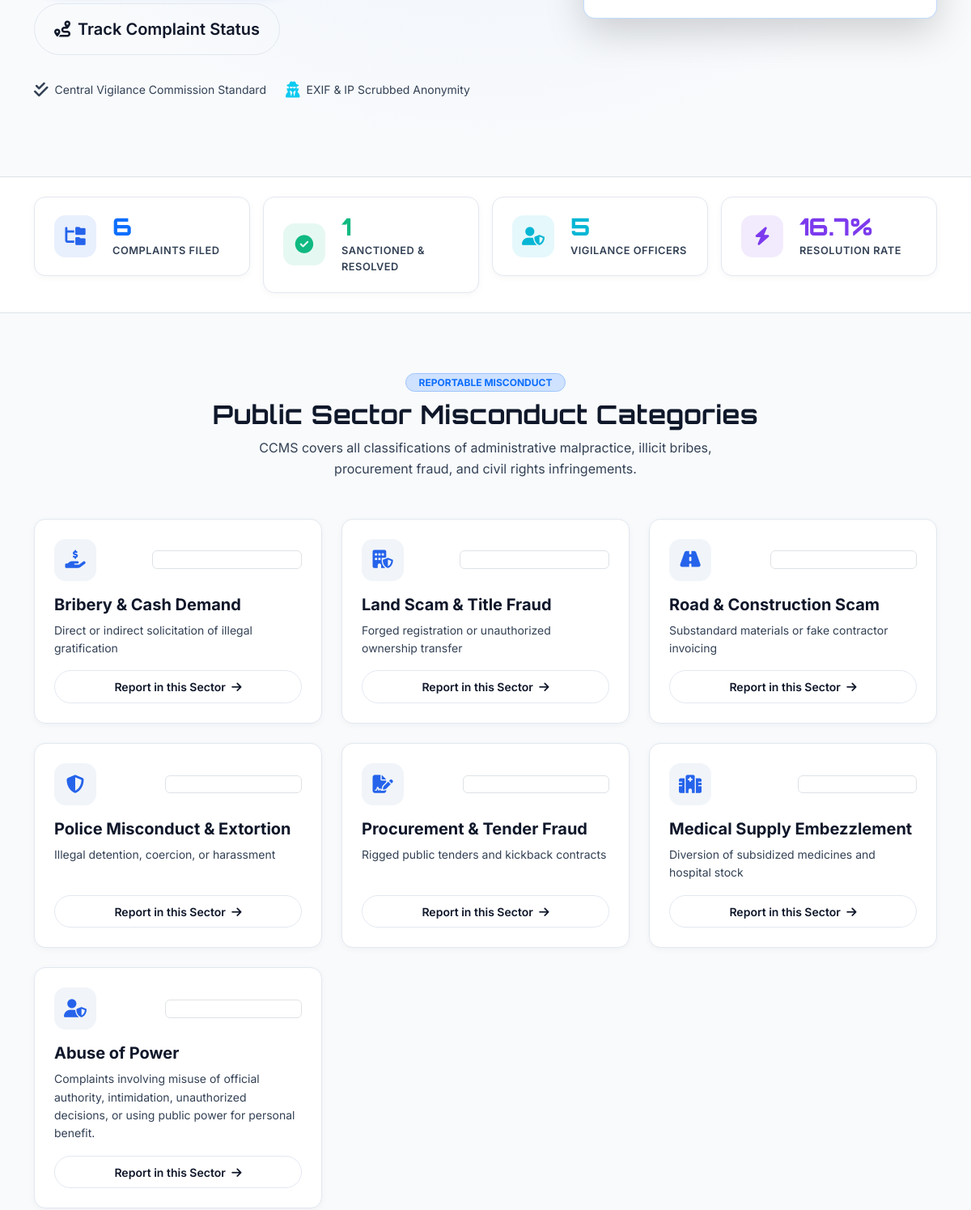
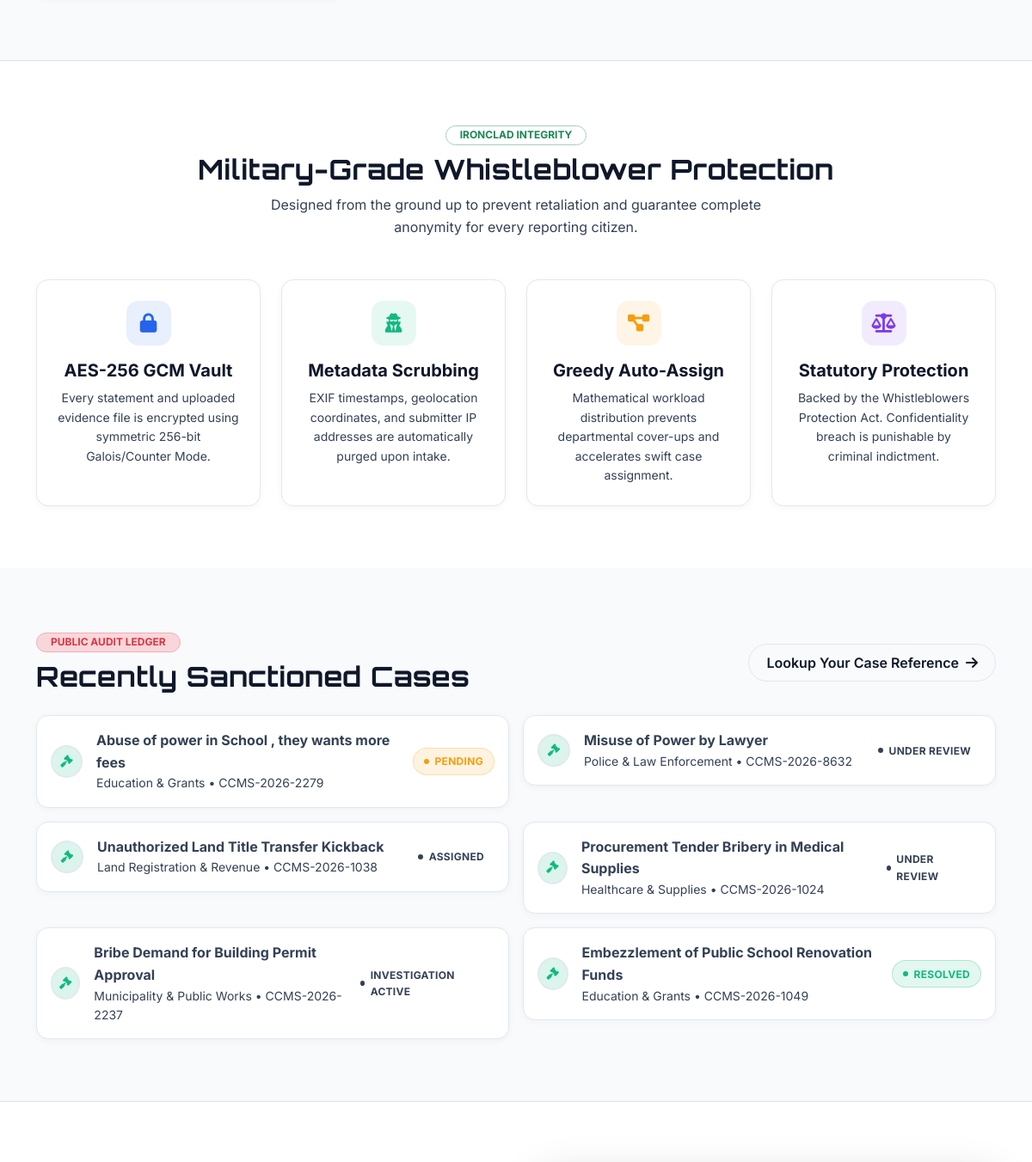
Before: / (middle part) with the older database file (2 pictures, top to bottom).
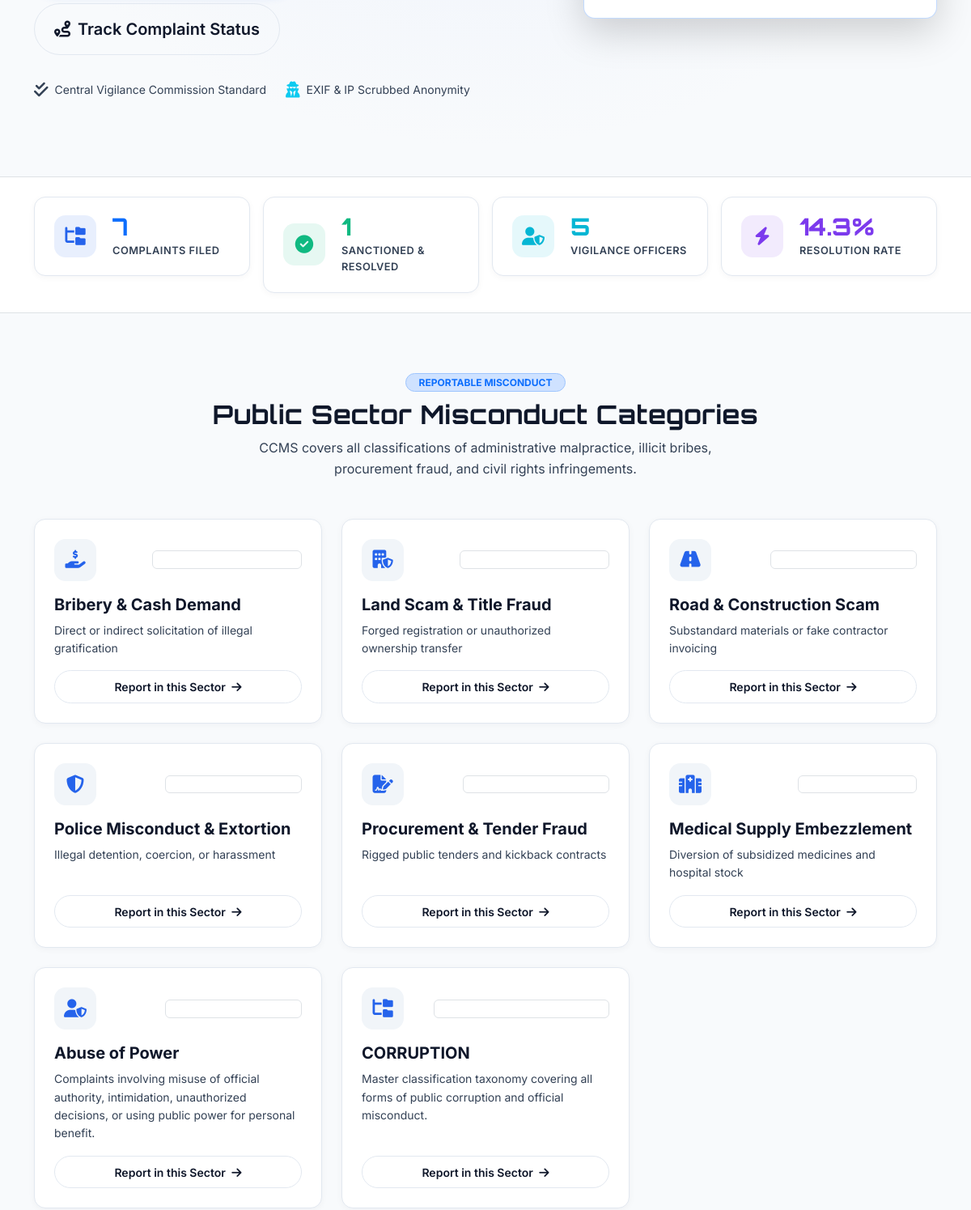
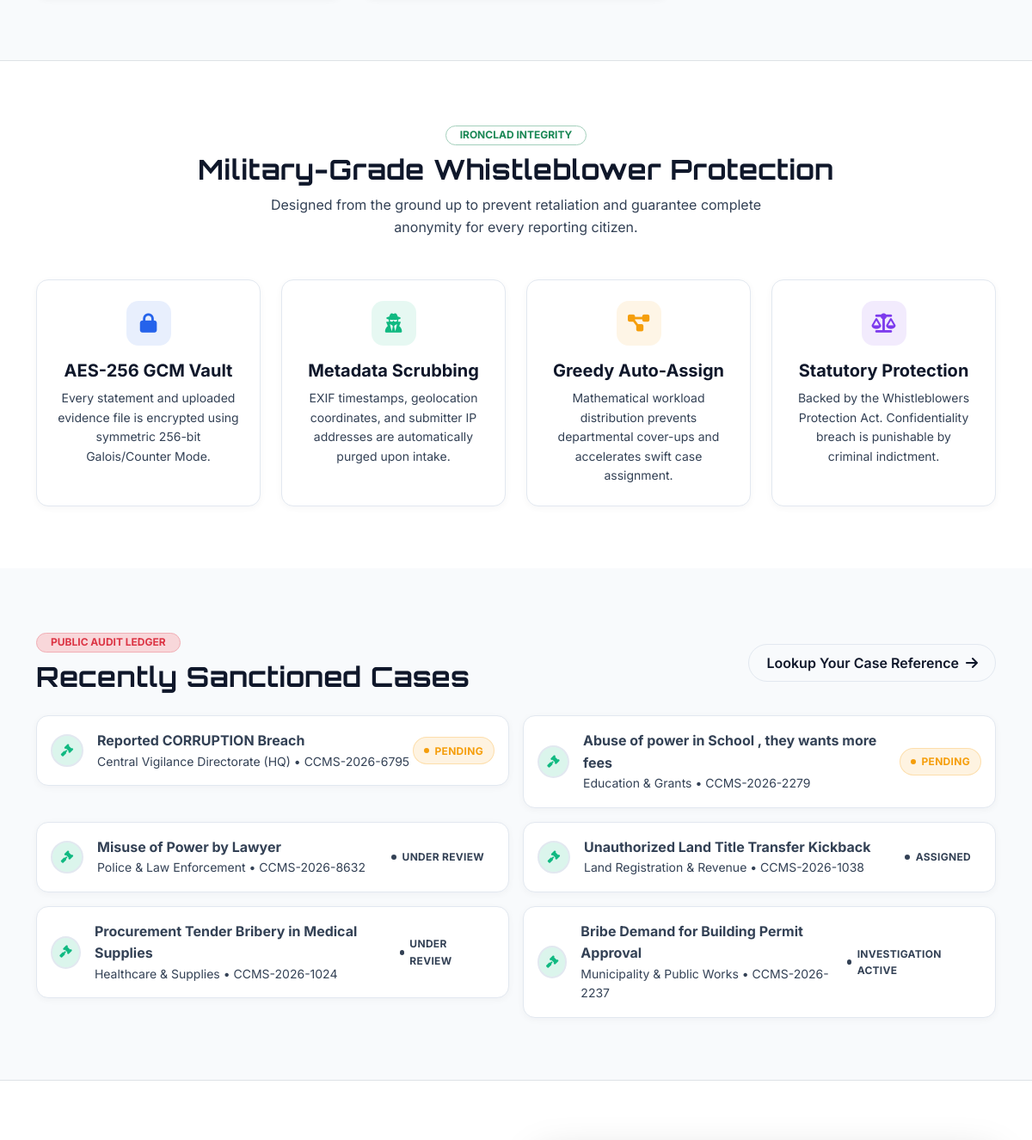
After: the same page with the newer database file (2 pictures, top to bottom).
### tables this page shows
CREATE TABLE categories (
            category_id TEXT PRIMARY KEY,
            name TEXT NOT NULL,
            icon TEXT DEFAULT 'fa-hand-holding-dollar',
            dept TEXT NOT NULL,
            description TEXT
        );

CREATE TABLE complaints (
            complaint_id TEXT PRIMARY KEY,
            user_id INTEGER NOT NULL,
            complaint_title TEXT NOT NULL,
            misconduct_category TEXT NOT NULL,
            sector TEXT NOT NULL,
            incident_date TEXT NOT NULL,
            incident_time TEXT,
            location TEXT NOT NULL,
            description TEXT NOT NULL,
            anonymous_mode INTEGER DEFAULT 0,
            severity TEXT DEFAULT 'Medium',
            evidence_file TEXT,
            complaint_status TEXT DEFAULT 'Pending',
            assigned_officer TEXT,
            assigned_officer_id TEXT,
            investigation_notes TEXT,
            rating INTEGER,
            feedback TEXT,
            created_at DATETIME DEFAULT CURRENT_TIMESTAMP,
            updated_at DATETIME DEFAULT CURRENT_TIMESTAMP
        );

### app.py (the view)
@app.route("/")
def home():
    total_complaints = db.query_db("SELECT COUNT(*) as count FROM complaints", one=True)["count"]
    resolved_complaints = db.query_db("SELECT COUNT(*) as count FROM complaints WHERE complaint_status IN ('Resolved', 'Closed')", one=True)["count"]
    total_officers = db.query_db("SELECT COUNT(*) as count FROM officers", one=True)["count"]
    total_citizens = db.query_db("SELECT COUNT(*) as count FROM users", one=True)["count"]
    res_rate = 0
    if total_complaints > 0:
        res_rate = round((resolved_complaints / total_complaints) * 100, 1)
    stats = {
        "total_complaints": total_complaints,
        "resolved_complaints": resolved_complaints,
        "total_officers": total_officers,
        "total_citizens": total_citizens,
        "resolution_rate": res_rate
    }
    categories = db.query_db("SELECT * FROM categories")
    recent_cases = db.query_db("SELECT * FROM complaints ORDER BY created_at DESC LIMIT 6")
    return render_template("public/index.html", stats=stats, categories=categories, recent_cases=recent_cases)

### db.py (called while the page is built)
def dict_factory(cursor, row):
    d = {}
    for idx, col in enumerate(cursor.description):
        d[col[0]] = row[idx]
    return d

def get_db_connection():
    conn = sqlite3.connect(DB_PATH, timeout=20.0, check_same_thread=False)
    conn.row_factory = dict_factory
    conn.execute("PRAGMA journal_mode=WAL;")
    return conn

def _normalize_query(query, args):
    if "ON DUPLICATE KEY UPDATE" in query.upper() and "system_settings" in query.lower():
        query = "INSERT OR REPLACE INTO system_settings (setting_key, setting_value) VALUES (?, ?)"
        if len(args) == 3:
            args = (args[0], args[1])
        return query, args
    normalized_query = query.replace("%s", "?")
    return normalized_query, args

def query_db(query, args=(), one=False):
    normalized_query, normalized_args = _normalize_query(query, args)
    conn = get_db_connection()
    try:
        cursor = conn.cursor()
        cursor.execute(normalized_query, normalized_args)
        result = cursor.fetchall()
        return (result[0] if result else None) if one else result
    finally:
        conn.close()

### templates/public/index.html (shortened to what the changed rows need)
{% extends 'base.html' %}
{% block content %}
<section class="py-4 border-top border-bottom" style="background: var(--bg-surface);">
  <div class="container">
    <div class="row g-3">
      <div class="col-6 col-lg-3">
        <div class="stat-card">
          <div>
            <div class="stat-val text-primary">{{ stats.total_complaints }}</div>
            <div class="stat-label" data-i18n="stats_total">Complaints Filed</div>
          </div>
        </div>
      </div>
      <div class="col-6 col-lg-3">
        <div class="stat-card">
          <div>
            <div class="stat-val" style="color:var(--accent-violet);">{{ stats.resolution_rate }}%</div>
            <div class="stat-label" data-i18n="stats_rate">Resolution Rate</div>
          </div>
        </div>
      </div>
    </div>
  </div>
</section>
<section class="py-5">
  <div class="container py-lg-4">
    <div class="text-center mb-5">
      <h2 class="fw-bold brand-font text-heading">Public Sector Misconduct Categories</h2>
    </div>
    <div class="row g-4">
      {% for cat in categories %}
      <div class="col-md-6 col-lg-4">
        <div class="ccms-card ccms-card-interactive h-100 d-flex flex-column justify-content-between">
          <div>
            <div class="d-flex align-items-center justify-content-between mb-3">
              <div class="stat-icon" style="background: var(--bg-subtle); color: var(--primary);">
                <i class="fas {{ cat.icon }}"></i>
              </div>
              <span class="badge bg-subtle  border">{{ cat.dept }}</span>
            </div>
            <h5 class="fw-bold text-heading mb-2">{{ cat.name }}</h5>
            <p class=" small mb-3">{{ cat.description }}</p>
          </div>
          <a href="{{ url_for('file_complaint') }}?category={{ cat.name }}"
            class="btn btn-sm btn-outline-custom w-100 text-center">
            Report in this Sector <i class="fas fa-arrow-right ms-1"></i>
          </a>
        </div>
      </div>
      {% endfor %}
    </div>
  </div>
</section>
<section class="py-5 border-top" style="background: var(--bg-surface);">
  <div class="container py-lg-4">
    <div class="text-center mb-5">
      <h2 class="fw-bold brand-font text-heading">Military-Grade Whistleblower Protection</h2>
    </div>
  </div>
</section>
<section class="py-5">
  <div class="container py-lg-4">
    <div class="row align-items-center g-4 mb-4">
      <div class="col-md-8">
        <h2 class="fw-bold brand-font text-heading mb-0">Recently Sanctioned Cases</h2>
      </div>
    </div>
    <div class="row g-3">
      {% for item in recent_cases %}
      <div class="col-md-6">
        <div class="ccms-card p-3 d-flex align-items-center justify-content-between">
          <div class="d-flex align-items-center gap-3">
            <div class="user-avatar-circle" style="background: rgba(16,185,129,0.15); color: var(--accent-emerald);">
              <i class="fas fa-gavel"></i>
            </div>
            <div>
              <div class="fw-bold text-heading">{{ item.complaint_title }}</div>
              <div class=" small">
                <span>{{ item.sector }}</span> &bull; <span>{{ item.complaint_id }}</span>
              </div>
            </div>
          </div>
          <span class="badge-status {{ item.complaint_status }}">{{ item.complaint_status }}</span>
        </div>
      </div>
      {% endfor %}
    </div>
  </div>
</section>
{% endblock %}

Changed rows visible on the page:
no longer on this page (row unchanged): complaints: complaint_title "Embezzlement of Public School Renovation Funds", sector "Education & Grants", complaint_id "CCMS-2026-1049", complaint_status "RESOLVED"
added categories: name "CORRUPTION", description "Master classification taxonomy covering all forms of public corruption and official misconduct."
added complaints: complaint_title "Reported CORRUPTION Breach", sector "Central Vigilance Directorate (HQ)", complaint_id "CCMS-2026-6795", complaint_status "PENDING"
Other visible differences:
{{ stats.total_complaints }}: "6" → "7"
{{ stats.resolution_rate }}: "16.7" → "14.3"
